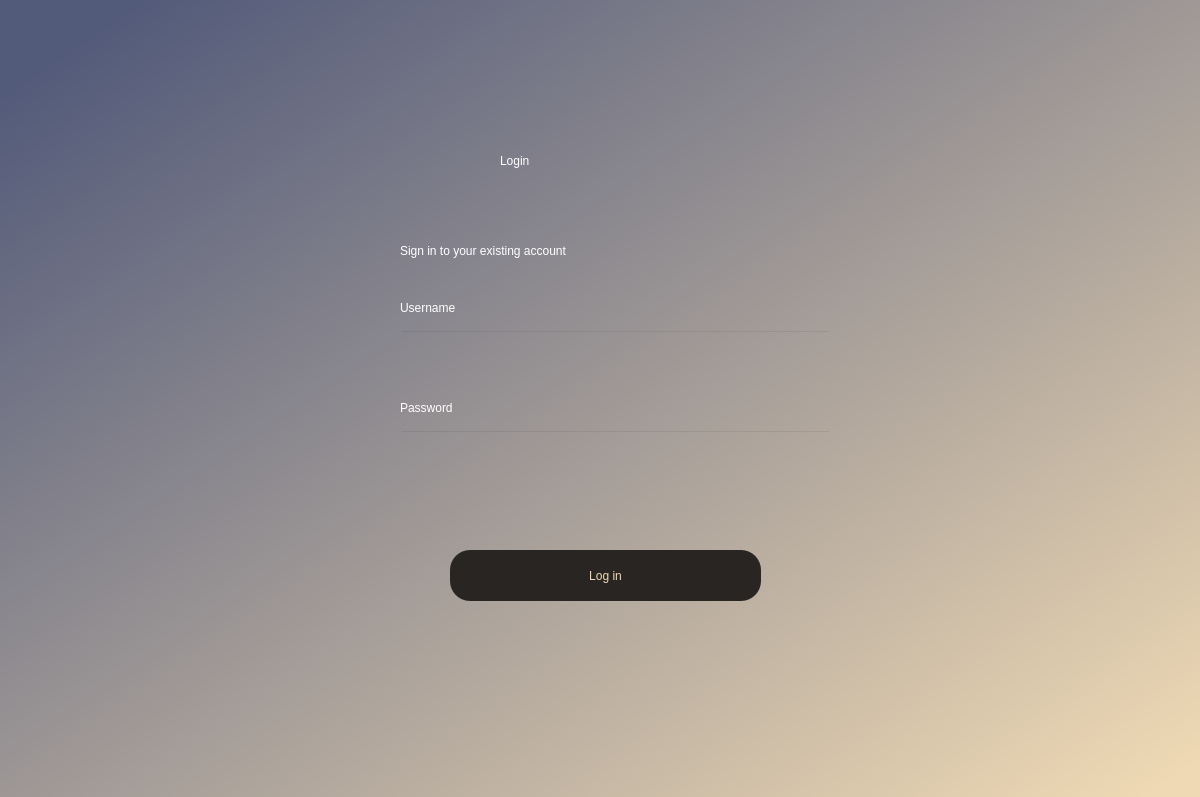
<?xml version="1.0" encoding="UTF-8"?>
<ui version="4.0">
 <class>Dialog</class>
 <widget class="QDialog" name="Dialog">
  <property name="geometry">
   <rect>
    <x>0</x>
    <y>0</y>
    <width>1200</width>
    <height>797</height>
   </rect>
  </property>
  <property name="windowTitle">
   <string>Dialog</string>
  </property>
  <widget class="QWidget" name="bgwidget" native="true">
   <property name="geometry">
    <rect>
     <x>0</x>
     <y>0</y>
     <width>1200</width>
     <height>800</height>
    </rect>
   </property>
   <property name="focusPolicy">
    <enum>Qt::NoFocus</enum>
   </property>
   <property name="layoutDirection">
    <enum>Qt::LeftToRight</enum>
   </property>
   <property name="styleSheet">
    <string notr="true">QWidget#bgwidget{
background-color: qlineargradient(spread:pad, x1:0.0547264, y1:0.063, x2:0.9801, y2:0.966, stop:0 rgba(83, 91, 122, 255), stop:1 rgba(239, 217, 180, 255));}</string>
   </property>
   <widget class="QLabel" name="label">
    <property name="geometry">
     <rect>
      <x>500</x>
      <y>80</y>
      <width>191</width>
      <height>161</height>
     </rect>
    </property>
    <property name="styleSheet">
     <string notr="true">font: 48pt &quot;MS Shell Dlg 2&quot;;
color: rgb(255, 255, 255);</string>
    </property>
    <property name="text">
     <string>Login</string>
    </property>
   </widget>
   <widget class="QLabel" name="label_2">
    <property name="geometry">
     <rect>
      <x>400</x>
      <y>210</y>
      <width>491</width>
      <height>81</height>
     </rect>
    </property>
    <property name="styleSheet">
     <string notr="true">font: 18pt &quot;MS Shell Dlg 2&quot;;
color: rgb(255, 255, 255);</string>
    </property>
    <property name="text">
     <string>Sign in to your existing account</string>
    </property>
   </widget>
   <widget class="QPushButton" name="login">
    <property name="geometry">
     <rect>
      <x>450</x>
      <y>550</y>
      <width>311</width>
      <height>51</height>
     </rect>
    </property>
    <property name="styleSheet">
     <string notr="true">border-radius:20px;
background-color: rgb(41, 37, 34);
font: 14pt &quot;MS Shell Dlg 2&quot;;
color: rgb(239, 217, 180);</string>
    </property>
    <property name="text">
     <string>Log in</string>
    </property>
   </widget>
   <widget class="QLineEdit" name="emailfield">
    <property name="geometry">
     <rect>
      <x>400</x>
      <y>330</y>
      <width>431</width>
      <height>51</height>
     </rect>
    </property>
    <property name="styleSheet">
     <string notr="true">background-color:rgba(0,0,0,0);
font: 12pt &quot;MS Shell Dlg 2&quot;;</string>
    </property>
   </widget>
   <widget class="QLineEdit" name="passwordfield">
    <property name="geometry">
     <rect>
      <x>400</x>
      <y>430</y>
      <width>431</width>
      <height>51</height>
     </rect>
    </property>
    <property name="styleSheet">
     <string notr="true">background-color:rgba(0,0,0,0);
font: 12pt &quot;MS Shell Dlg 2&quot;;</string>
    </property>
   </widget>
   <widget class="QLabel" name="label_3">
    <property name="geometry">
     <rect>
      <x>400</x>
      <y>300</y>
      <width>101</width>
      <height>16</height>
     </rect>
    </property>
    <property name="styleSheet">
     <string notr="true">font: 10pt &quot;MS Shell Dlg 2&quot;;
color: rgb(255, 255, 255);</string>
    </property>
    <property name="text">
     <string>Username</string>
    </property>
   </widget>
   <widget class="QLabel" name="label_4">
    <property name="geometry">
     <rect>
      <x>400</x>
      <y>400</y>
      <width>81</width>
      <height>16</height>
     </rect>
    </property>
    <property name="styleSheet">
     <string notr="true">font: 10pt &quot;MS Shell Dlg 2&quot;;
color: rgb(255, 255, 255);</string>
    </property>
    <property name="text">
     <string>Password</string>
    </property>
   </widget>
  </widget>
 </widget>
 <resources/>
 <connections/>
</ui>
